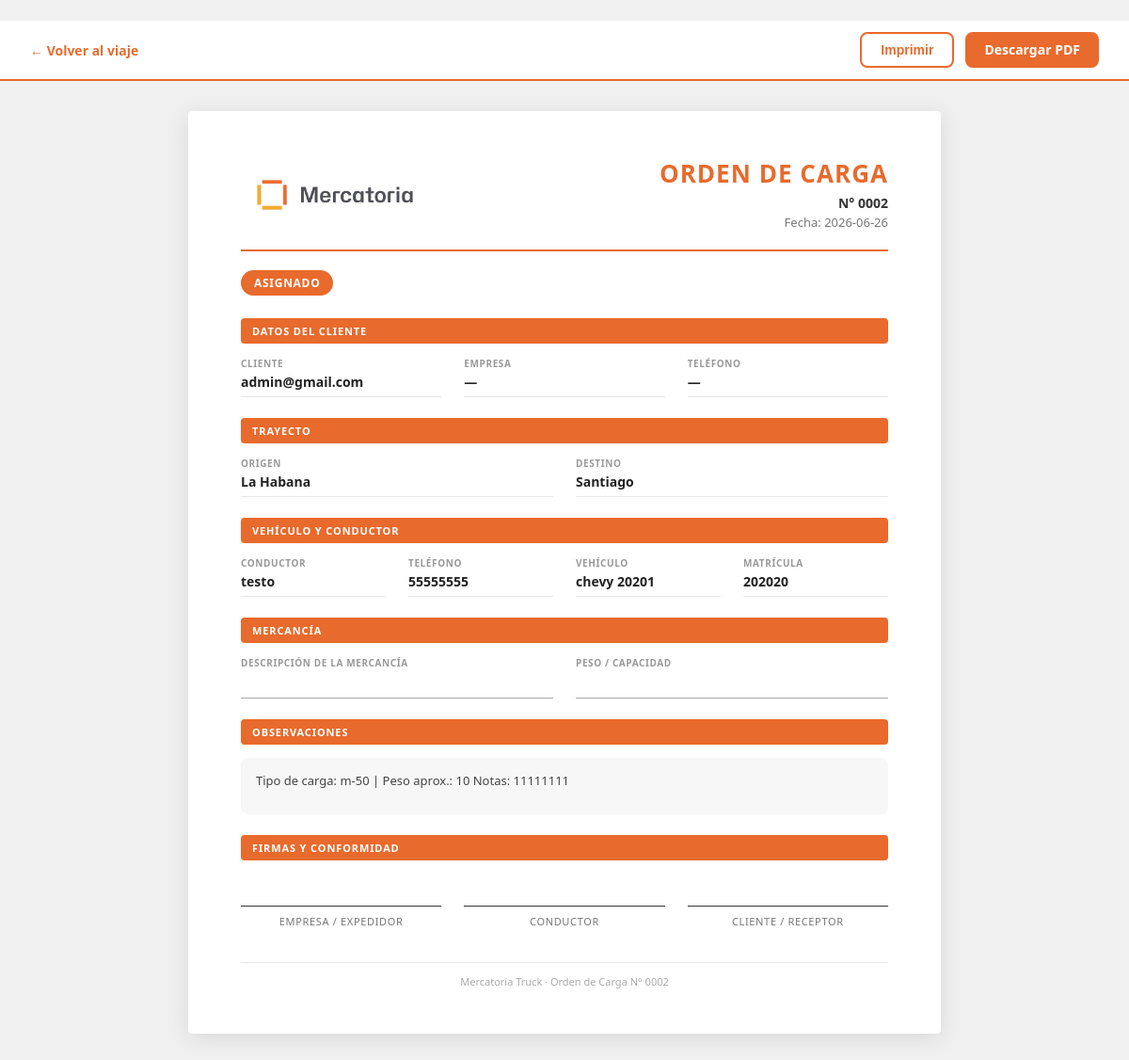
The app's page /admin/viajes/2/orden-carga (signed in) with its own data.
### tables this page shows
CREATE TABLE viajes (
        id INTEGER PRIMARY KEY AUTOINCREMENT,
        cliente TEXT,
        cliente_id INTEGER,
        ruta_id INTEGER,
        tarifa_id INTEGER,
        tipo_vehiculo_id INTEGER,
        origen TEXT,
        destino TEXT,
        precio REAL DEFAULT 0,
        precio_calculado REAL DEFAULT 0,
        precio_final REAL DEFAULT 0,
        precio_editado INTEGER DEFAULT 0,
        motivo_edicion_precio TEXT,
        combustible REAL DEFAULT 0,
        pago_camionero REAL DEFAULT 0,
        camionero REAL DEFAULT 0,
        comision REAL DEFAULT 0,
        beneficio REAL DEFAULT 0,
        estado TEXT DEFAULT 'Solicitado',
        camionero_id INTEGER,
        camionero_nombre TEXT,
        vehiculo_id INTEGER,
        fecha_creacion TEXT DEFAULT CURRENT_TIMESTAMP,
        fecha_asignacion TEXT,
        fecha_recogida TEXT,
        fecha_entrega TEXT,
        observaciones TEXT
    , cotizacion_id INTEGER, km REAL, kilometros REAL, precio_cliente REAL, combustible_estimado REAL, beneficio_estimado REAL, vehiculo_placa TEXT, referencia_cliente TEXT, prioridad TEXT DEFAULT 'Normal', tipo_carga TEXT, tipo_transporte TEXT, cantidad_contenedores INTEGER, numero_contenedor TEXT, peso_toneladas REAL, observaciones_operativas TEXT, estado_pago_camionero TEXT DEFAULT 'Pendiente', tipo_pago_camionero TEXT, observacion_pago TEXT, monto_pagado REAL, fecha_pago_camionero TEXT, deleted_at TEXT, deleted_by TEXT, forma_cobro TEXT, codigo_transaccion TEXT, comentario_cobro TEXT, fecha_cobro TEXT, monto_cobrado REAL, verificado_financiero INTEGER DEFAULT 0, verificado_por TEXT, fecha_verificacion TEXT);

CREATE TABLE camioneros (
        id INTEGER PRIMARY KEY AUTOINCREMENT,
        nombre TEXT,
        telefono TEXT,
        licencia TEXT,
        matricula TEXT,
        tipo TEXT,
        capacidad TEXT,
        estado TEXT DEFAULT 'Disponible',
        activo INTEGER DEFAULT 1,
        fecha_creacion TEXT DEFAULT CURRENT_TIMESTAMP
    , deleted_at TEXT, deleted_by TEXT, carnet_identidad TEXT, licencia_operativa TEXT, empresa TEXT);

CREATE TABLE vehiculos (
        id INTEGER PRIMARY KEY AUTOINCREMENT,
        camionero_id INTEGER,
        matricula TEXT,
        marca TEXT,
        modelo TEXT,
        tipo TEXT,
        capacidad TEXT,
        combustible TEXT,
        estado TEXT DEFAULT 'Disponible',
        activo INTEGER DEFAULT 1,
        fecha_creacion TEXT DEFAULT CURRENT_TIMESTAMP
    , tipo_vehiculo_id INTEGER, placa TEXT, chapa_remolque TEXT);

### routes/viajes.py (the view)
@viajes_bp.route("/admin/viaje/<int:id>/orden-carga")
@viajes_bp.route("/admin/viajes/<int:id>/orden-carga")
def orden_carga(id):
    if "usuario" not in session:
        return redirect("/login")
    conexion = conectar()
    cursor = conexion.cursor()
    cursor.execute("""
        SELECT
            v.*,
            c.telefono  AS camionero_telefono,
            c.licencia  AS camionero_licencia,
            veh.matricula AS vehiculo_matricula,
            veh.marca     AS vehiculo_marca,
            veh.modelo    AS vehiculo_modelo,
            cl.empresa    AS cliente_empresa,
            cl.telefono   AS cliente_telefono,
            cl.email      AS cliente_email
        FROM viajes v
        LEFT JOIN camioneros c   ON v.camionero_id = c.id
        LEFT JOIN vehiculos  veh ON v.vehiculo_id  = veh.id
        LEFT JOIN clientes   cl  ON v.cliente_id   = cl.id
        WHERE v.id = ?
    """, (id,))
    fila = cursor.fetchone()
    conexion.close()
    if not fila:
        return redirect("/admin/viajes")
    viaje = dict(fila)
    return render_template(
        "admin/orden_carga.html",
        viaje=viaje
    )

### app.py (called while the page is built)
def fmt_fecha(value, fmt='%Y-%m-%d %H:%M'):
    if not value:
        return '—'
    if hasattr(value, 'strftime'):
        return value.strftime(fmt)
    try:
        from datetime import datetime
        return datetime.strptime(str(value)[:16], '%Y-%m-%d %H:%M').strftime(fmt)
    except Exception:
        return str(value)[:16]

@app.before_request
def _record_start_time():
    g.start_time = time.monotonic()

@app.before_request
def _validate_session_role():
    if "user_id" not in session or "rol" not in session:
        return
    try:
        con = conectar()
        cur = con.cursor()
        cur.execute("SELECT rol, activo FROM usuarios WHERE id = ?", (session["user_id"],))
        row = cur.fetchone()
        con.close()
        if not row or not row["activo"]:
            session.clear()
            return
        if row["rol"] != session["rol"]:
            session["rol"] = row["rol"]
    except Exception:
        pass

@app.after_request
def set_security_headers(response):
    response.headers["X-Frame-Options"] = "SAMEORIGIN"
    response.headers["X-Content-Type-Options"] = "nosniff"
    response.headers["X-XSS-Protection"] = "1; mode=block"
    if app.debug:
        ms = (time.monotonic() - getattr(g, "start_time", time.monotonic())) * 1000
        app.logger.debug("[%s] %s %.1fms", request.method, request.path, ms)
    return response

@app.context_processor
def sidebar_badges():
    try:
        conexion = conectar()
        cursor = conexion.cursor()
        cursor.execute("""
            SELECT
                COUNT(*) AS urgentes,
                COUNT(CASE WHEN estado = 'Solicitado' THEN 1 END) AS solicitados
            FROM viajes
            WHERE estado IN ('Pendiente', 'Solicitado')
        """)
        row = cursor.fetchone()
        viajes_urgentes    = row["urgentes"]    if row else 0
        dashboard_urgentes = row["solicitados"] if row else 0
        conexion.close()
    except Exception:
        viajes_urgentes = 0
        dashboard_urgentes = 0
    return dict(
        sidebar_viajes_urgentes=viajes_urgentes,
        sidebar_dashboard_urgentes=dashboard_urgentes,
    )

### database.py (called while the page is built)
def conectar():
    if USE_POSTGRES:
        from database_pg import conectar_pg
        conn = conectar_pg()
        return ConexionWrapper(conn, use_postgres=True)
    else:
        conexion = sqlite3.connect(DATABASE_NAME)
        conexion.row_factory = sqlite3.Row
        return ConexionWrapper(conexion, use_postgres=False)

### templates/admin/orden_carga.html (shortened to what this page needs)
﻿<!DOCTYPE html>
<html lang="es">
<head>
</head>
<body>
<div class="toolbar">
    <a class="volver" href="/admin/viajes/{{ viaje.id }}/gestionar">← Volver al viaje</a>
    <div class="toolbar-acciones">
        <button class="btn-imprimir" onclick="window.print()">Imprimir</button>
        <a class="btn-pdf" href="/admin/viaje/{{ viaje.id }}/pdf">Descargar PDF</a>
    </div>
</div>
<div class="documento">
    <div class="cabecera">
        <img src="/static/logo-mercatoria.jpg" alt="Mercatoria Truck" />
        <div class="titulo-doc">
            <h1>ORDEN DE CARGA</h1>
            <p class="numero">N° {{ '%04d' % viaje.id }}</p>
            <p class="fecha">
                Fecha:
                {% if viaje.get('fecha_creacion') %}
                    {{ viaje.fecha_creacion | fmt_fecha('%Y-%m-%d') }}
                {% else %}
                    Sin fecha
                {% endif %}
            </p>
        </div>
    </div>
    <hr class="divisor" />
    <span class="estado-badge">{{ viaje.estado or 'Sin estado' }}</span>
    <div class="seccion">
        <div class="seccion-titulo">Datos del cliente</div>
        <div class="campos-grid cols-3">
            <div class="campo">
                <label>Cliente</label>
                <p>{{ viaje.cliente or '—' }}</p>
            </div>
            <div class="campo">
                <label>Empresa</label>
                <p>{{ viaje.get('cliente_empresa') or '—' }}</p>
            </div>
            <div class="campo">
                <label>Teléfono</label>
                <p>{{ viaje.get('cliente_telefono') or '—' }}</p>
            </div>
        </div>
    </div>
    <div class="seccion">
        <div class="seccion-titulo">Trayecto</div>
        <div class="campos-grid cols-2">
            <div class="campo">
                <label>Origen</label>
                <p>{{ viaje.origen or '—' }}</p>
            </div>
            <div class="campo">
                <label>Destino</label>
                <p>{{ viaje.destino or '—' }}</p>
            </div>
        </div>
    </div>
    <div class="seccion">
        <div class="seccion-titulo">Vehículo y conductor</div>
        <div class="campos-grid cols-4">
            <div class="campo">
                <label>Conductor</label>
                <p>{{ viaje.camionero_nombre or '—' }}</p>
            </div>
            <div class="campo">
                <label>Teléfono</label>
                <p>{{ viaje.get('camionero_telefono') or '—' }}</p>
            </div>
            <div class="campo">
                <label>Vehículo</label>
                <p>
                    {% set marca = viaje.get('vehiculo_marca') or '' %}
                    {% set modelo = viaje.get('vehiculo_modelo') or '' %}
                    {% if marca or modelo %}
                        {{ marca }} {{ modelo }}
                    {% else %}
                        —
                    {% endif %}
                </p>
            </div>
            <div class="campo">
                <label>Matrícula</label>
                <p>
                    {{ viaje.get('vehiculo_placa') or viaje.get('vehiculo_matricula') or '—' }}
                </p>
            </div>
        </div>
    </div>
    <div class="seccion">
        <div class="seccion-titulo">Mercancía</div>
        <div class="campos-grid cols-2">
            <div class="campo-linea">
                <label>Descripción de la mercancía</label>
                <div class="linea-relleno">{{ viaje.get('mercancia') or '' }}</div>
            </div>
            <div class="campo-linea">
                <label>Peso / Capacidad</label>
                <div class="linea-relleno">{{ viaje.get('peso') or '' }}</div>
            </div>
        </div>
    </div>
    <div class="seccion">
        <div class="seccion-titulo">Observaciones</div>
        <div class="observaciones-box">
            {{ viaje.observaciones or 'Sin observaciones registradas.' }}
        </div>
    </div>
    <div class="seccion">
        <div class="seccion-titulo">Firmas y conformidad</div>
        <div class="firmas-grid">
            <div class="firma-bloque">
                <div class="firma-linea"></div>
                <span>Empresa / Expedidor</span>
            </div>
            <div class="firma-bloque">
                <div class="firma-linea"></div>
                <span>Conductor</span>
            </div>
            <div class="firma-bloque">
                <div class="firma-linea"></div>
                <span>Cliente / Receptor</span>
            </div>
        </div>
    </div>
    <div class="pie-documento">
        Mercatoria Truck &middot; Orden de Carga N° {{ '%04d' % viaje.id }}
    </div>
</div>
</body>
</html>

### templates/admin/orden_carga.html (style rules this page uses)
* { box-sizing: border-box; margin: 0; padding: 0; }
body { font-family: 'Segoe UI', Arial, sans-serif; background: #f0f0f0; color: #333; }
.toolbar { position: sticky; top: 0; z-index: 100; background: #fff; border-bottom: 2px solid #E86A2C; padding: 12px 32px; display: flex; justify-content: space-between; align-items: center; gap: 16px; }
.toolbar a.volver { color: #E86A2C; text-decoration: none; font-weight: 600; font-size: 14px; }
.toolbar-acciones { display: flex; gap: 12px; }
.btn-imprimir { background: #fff; color: #E86A2C; border: 2px solid #E86A2C; padding: 9px 20px; border-radius: 8px; font-size: 14px; font-weight: 700; cursor: pointer; }
.btn-pdf { background: #E86A2C; color: #fff; border: none; padding: 9px 20px; border-radius: 8px; font-size: 14px; font-weight: 700; text-decoration: none; cursor: pointer; }
.documento { max-width: 800px; margin: 32px auto; background: #fff; padding: 48px 56px; box-shadow: 0 4px 24px rgba(0,0,0,.10); border-radius: 4px; }
.cabecera { display: flex; justify-content: space-between; align-items: center; margin-bottom: 20px; gap: 16px; }
.cabecera img { max-height: 70px; max-width: 200px; object-fit: contain; }
.titulo-doc { text-align: right; }
.titulo-doc h1 { font-size: 26px; color: #E86A2C; letter-spacing: .04em; font-weight: 900; }
.titulo-doc .numero { font-size: 14px; font-weight: 700; color: #333; margin-top: 4px; }
.titulo-doc .fecha { font-size: 13px; color: #777; margin-top: 2px; }
.divisor { border: none; border-top: 2.5px solid #E86A2C; margin: 16px 0 20px; }
.estado-badge { display: inline-block; background: #E86A2C; color: #fff; font-size: 12px; font-weight: 700; text-transform: uppercase; letter-spacing: .06em; padding: 5px 14px; border-radius: 999px; margin-bottom: 24px; }
.seccion { margin-bottom: 22px; }
.seccion-titulo { background: #E86A2C; color: #fff; font-size: 11px; font-weight: 700; letter-spacing: .08em; text-transform: uppercase; padding: 6px 12px; border-radius: 4px; margin-bottom: 14px; }
.campos-grid { display: grid; gap: 6px 24px; }
.campos-grid.cols-3 { grid-template-columns: repeat(3, 1fr); }
.campos-grid.cols-2 { grid-template-columns: repeat(2, 1fr); }
.campos-grid.cols-4 { grid-template-columns: repeat(4, 1fr); }
.campo label { display: block; font-size: 10px; font-weight: 700; text-transform: uppercase; letter-spacing: .06em; color: #999; margin-bottom: 3px; }
.campo p { font-size: 14px; font-weight: 700; color: #222; min-height: 20px; border-bottom: 1px solid #e8e8e8; padding-bottom: 6px; }
.campo-linea { display: flex; flex-direction: column; }
.campo-linea label { font-size: 10px; font-weight: 700; text-transform: uppercase; letter-spacing: .06em; color: #999; margin-bottom: 3px; }
.linea-relleno { border: none; border-bottom: 1.5px solid #aaa; font-size: 14px; font-weight: 600; color: #222; padding: 4px 0 6px; min-height: 28px; background: transparent; }
.observaciones-box { background: #f7f7f7; border-radius: 8px; padding: 14px 16px; font-size: 13px; line-height: 1.6; color: #444; min-height: 60px; }
.firmas-grid { display: grid; grid-template-columns: repeat(3, 1fr); gap: 24px; margin-top: 48px; }
.firma-bloque { text-align: center; }
.firma-linea { border-top: 1.5px solid #333; margin-bottom: 8px; }
.firma-bloque span { font-size: 11px; color: #777; text-transform: uppercase; letter-spacing: .06em; display: block; }
.pie-documento { margin-top: 36px; padding-top: 12px; border-top: 1px solid #e8e8e8; font-size: 11px; color: #aaa; text-align: center; }

### records on screen
viajes: id "0002", fecha_creacion|fmt_fecha "2026-06-26", estado "ASIGNADO", cliente "admin@gmail.com", origen "La Habana", destino "Santiago", camionero_nombre "testo", vehiculo_placa "202020", observaciones "Tipo de carga: m-50 | Peso aprox.: 10 Notas: 11111111"
camioneros: telefono "55555555"
vehiculos: marca "chevy", modelo "20201"

### other values on screen
{{ viaje.get('cliente_empresa') or '—' }} "—"
{{ viaje.get('cliente_telefono') or '—' }} "—"
